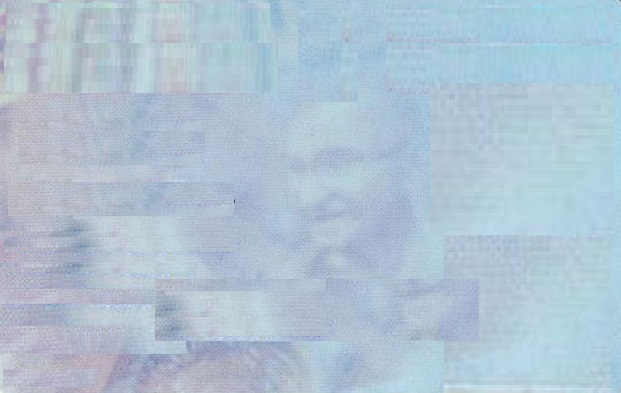
#> input picture PAN Card Backgrounds/5.jpg, 621 x 393 px, found by its file name
$ jupyter execute 'Separate Characters from Words Code.ipynb'   (older library calls are emulated)
#> lines starting #> are read from the running program, lines starting #| are printed output that depends on the picture; after the words box and inside, x2 and y2 are one past the last pixel; in counts of white or black regions, pixels touching at a corner belong together
[cell 1]
import cv2
import numpy as np
from cv2 import line,resize, imwrite, imshow, boundingRect, countNonZero, cvtColor, drawContours, findContours, getStructuringElement, imread, morphologyEx, pyrDown, rectangle, threshold

[cell 2]
img = imread(r"C:\Users\u293217\Downloads\New Folder\5.jpg")
#> img is the input picture: shape (393, 621, 3); mean B, G, R 211.5, 195.5, 176

[cell 3]
row1, col1= img.shape[:2]
#> row1 = 393; col1 = 621
img = resize(img,(4000,1000))
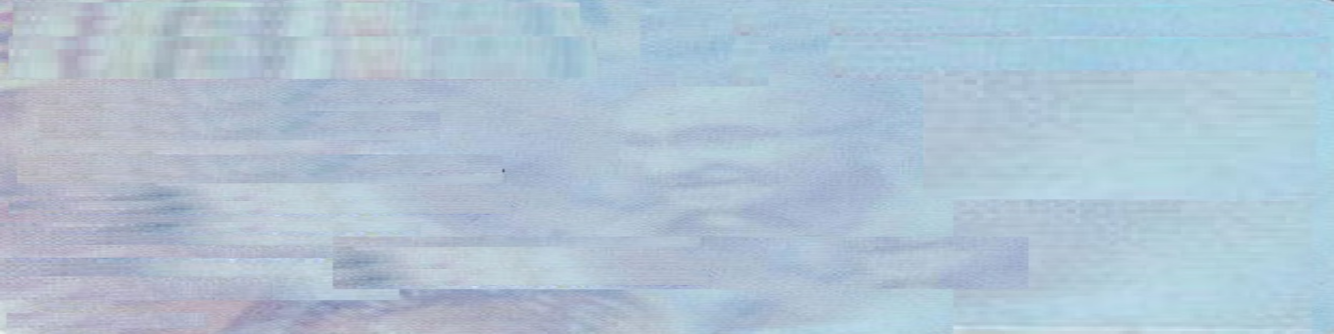
#> img: shape (1000, 4000, 3) (shown at 1/3 size); mean B, G, R 211.4, 195.3, 175.9
img = cv2.transpose(img)
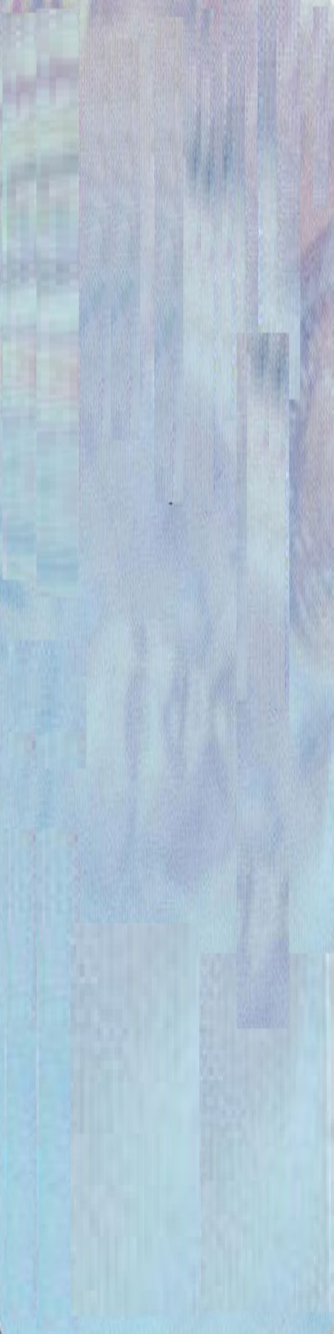
#> img: shape (4000, 1000, 3) (shown at 1/3 size); mean B, G, R 211.4, 195.3, 175.9
img = cv2.flip(img, 1)
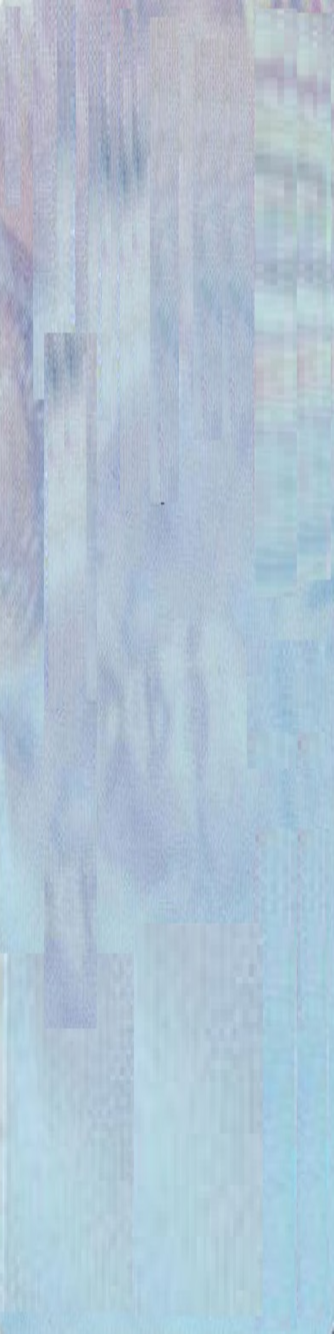
#> img: shape (4000, 1000, 3) (shown at 1/3 size); mean B, G, R 211.4, 195.3, 175.9

[cell 4]
gray = cv2.cvtColor(img, cv2.COLOR_BGR2GRAY);
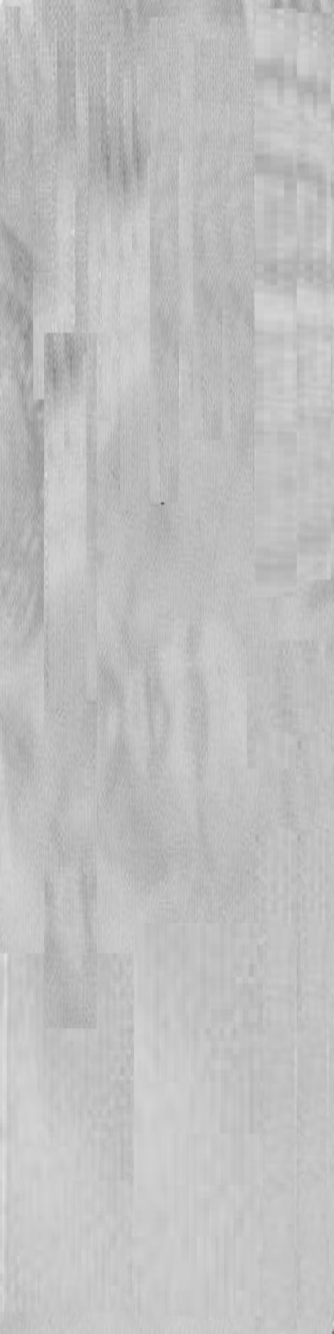
#> gray: shape (4000, 1000) (shown at 1/3 size); min 77, max 239, mean 191.4
gray = cv2.adaptiveThreshold(gray,255,cv2.ADAPTIVE_THRESH_MEAN_C,cv2.THRESH_BINARY,501,1)
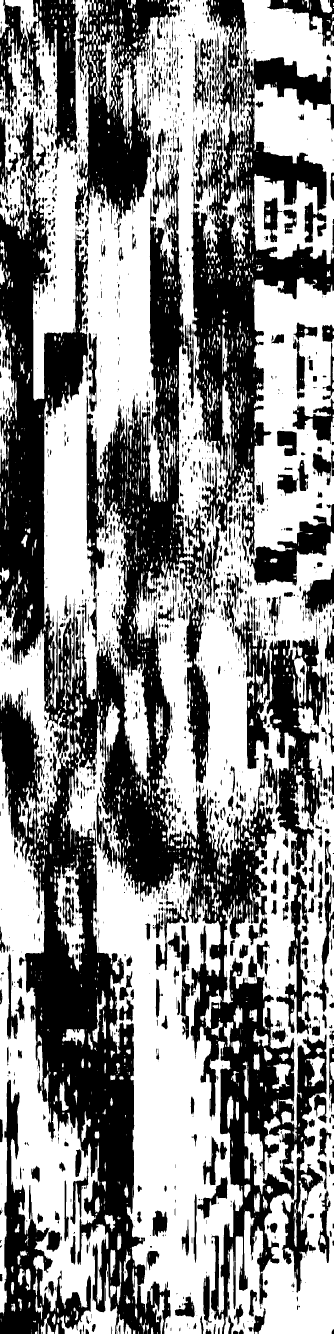
#> gray: shape (4000, 1000) (shown at 1/3 size); 54.1% white; 1809 black regions (782 under 20 px), largest, box (x1, y1, x2, y2) and area: (0, 410, 980, 4000) 993111, (574, 0, 1000, 1598) 228794, (231, 0, 540, 665) 90551
kernel = np.ones((5,5),np.uint8)
gray = cv2.dilate(gray,kernel,iterations = 15)
#> gray: shape (4000, 1000); 99.4% white; 33 black regions (8 under 20 px), largest, box (x1, y1, x2, y2) and area: (136, 2868, 258, 3058) 10116, (327, 3403, 371, 3514) 2834, (35, 2180, 73, 2285) 2452
gray = cv2.erode(gray,kernel,iterations = 15)
#> gray: shape (4000, 1000); 94.4% white; 23 black regions, largest, box (x1, y1, x2, y2) and area: (106, 2838, 288, 3088) 32436, (21, 720, 103, 997) 20281, (297, 3373, 401, 3544) 15734
gray = cv2.dilate(gray,kernel,iterations = 5)
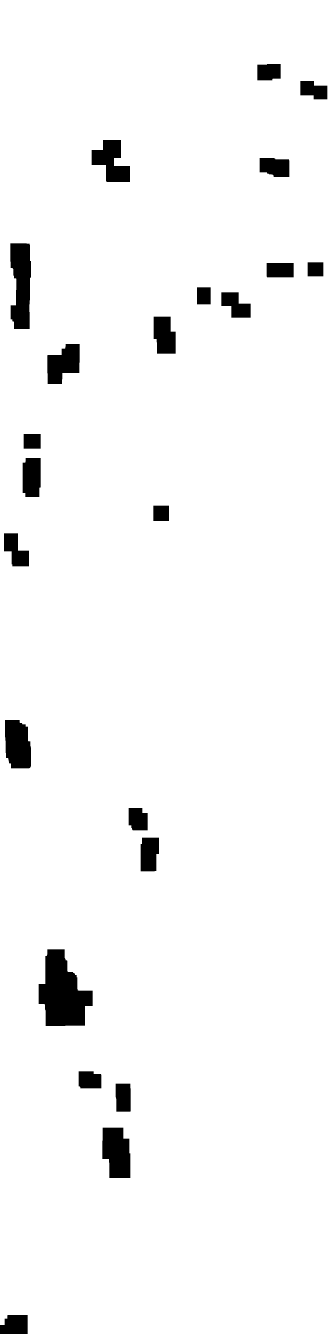
#> gray: shape (4000, 1000) (shown at 1/3 size); 96.5% white; 23 black regions, largest, box (x1, y1, x2, y2) and area: (116, 2848, 278, 3078) 24196, (31, 730, 93, 987) 13141, (307, 3383, 391, 3534) 10634

[cell 5]
row, col= img.shape[:2]
#> row = 4000; col = 1000
bottom= img[row-2:row, 0:col]
mean= cv2.mean(bottom)[0]
#> mean = 224.3
bordersize=50
border1=cv2.copyMakeBorder(gray, top=bordersize, bottom=bordersize, left=bordersize, right=bordersize, borderType= cv2.BORDER_CONSTANT, value=[255,255,255] )
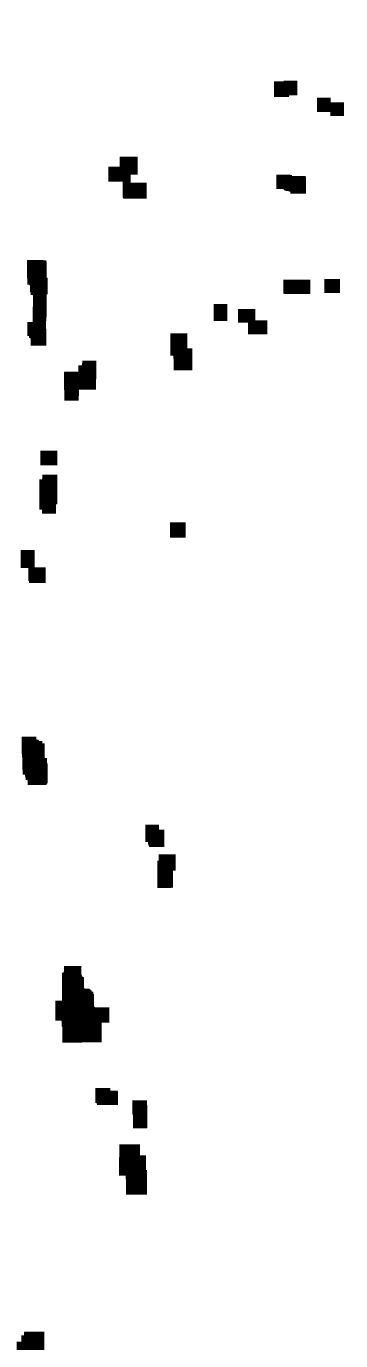
#> border1: shape (4100, 1100) (shown at 1/3 size); 96.9% white; 23 black regions
border2=cv2.copyMakeBorder(img, top=bordersize, bottom=bordersize, left=bordersize, right=bordersize, borderType= cv2.BORDER_CONSTANT, value=[mean,mean,mean] )
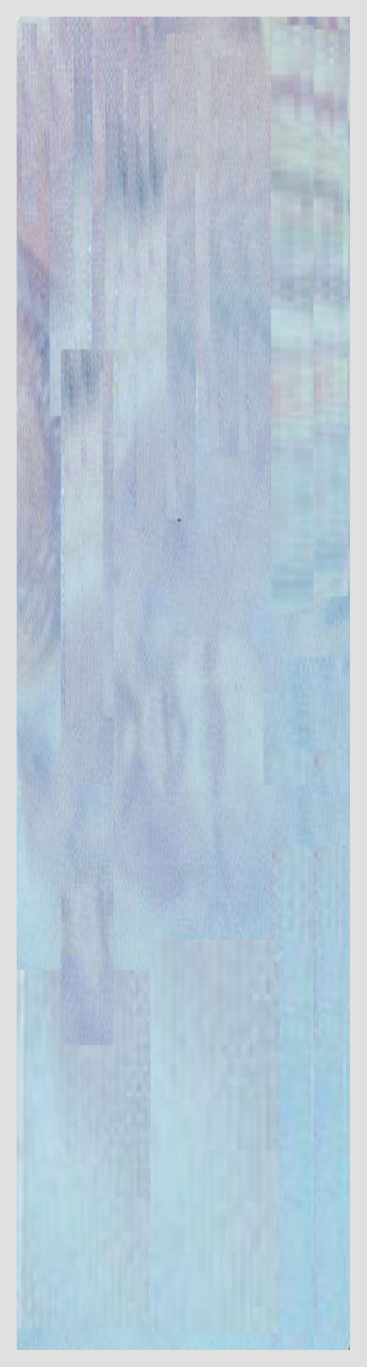
#> border2: shape (4100, 1100, 3) (shown at 1/3 size); mean B, G, R 212.8, 198.6, 181.3

[cell 6]
im2, contours, hierarchy = cv2.findContours(border1,cv2.RETR_TREE,cv2.CHAIN_APPROX_SIMPLE)
#> contours = 24 contours; largest, box (x1, y1, x2, y2) and area: (0, 0, 1100, 4100) 4504801, (165, 2897, 329, 3129) 24574, (80, 779, 144, 1038) 13468, (356, 3432, 442, 3585) 10866, (64, 2209, 144, 2356) 9983
for i in range(1,len(contours)):
    cnt = contours[i]
    x,y,w,h = cv2.boundingRect(cnt)
    #cv2.rectangle(border2, (x-20,y-20), (x+w+20,y+h+20), (0, 0, 255), 10)
    if w>500:
        roi1 = border1[y-20:y+h+20, x-20:x+w+20]
        roi2 = border2[y-20:y+h+20, x-20:x+w+20]
        roi1 = cv2.transpose(roi1)
        roi1 = cv2.flip(roi1,0)
        roi2 = cv2.transpose(roi2)
        roi2 = cv2.flip(roi2,0)
        roi1 = resize(roi1,(32,32))
        roi2 = resize(roi2,(32,32))
        imwrite(r"C:\Users\u293217\Downloads\1roi"+str(i)+".jpg", roi1)
        imwrite(r"C:\Users\u293217\Downloads\2roi"+str(i)+".jpg", roi2)
#> this loop made 23 passes
#> (x, y, w, h) on passes 1 to 12: (49, 3994, 85, 57), (356, 3432, 86, 153), (396, 3300, 47, 86), (285, 3263, 70, 53), (165, 2897, 164, 232), (471, 2562, 57, 103), (435, 2473, 59, 69), (64, 2209, 80, 147), (61, 1649, 77, 101), (509, 1566, 49, 48), (117, 1423, 56, 119), (120, 1351, 53, 46)

[cell 7]
border1 = cv2.transpose(border1)
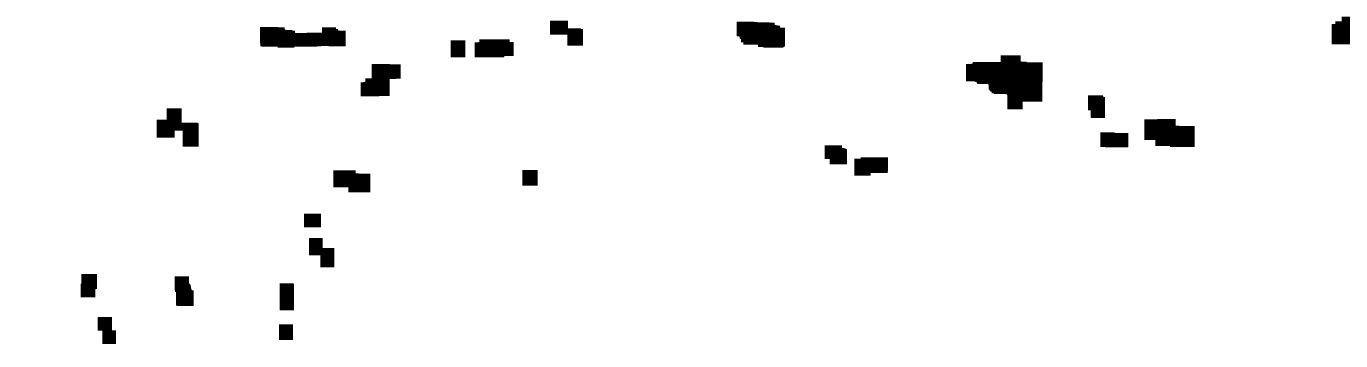
#> border1: shape (1100, 4100) (shown at 1/3 size); 96.9% white; 23 black regions, largest, box (x1, y1, x2, y2) and area: (2898, 166, 3128, 328) 24196, (780, 81, 1037, 143) 13141, (3433, 357, 3584, 441) 10634
border1 = cv2.flip(border1, 0)
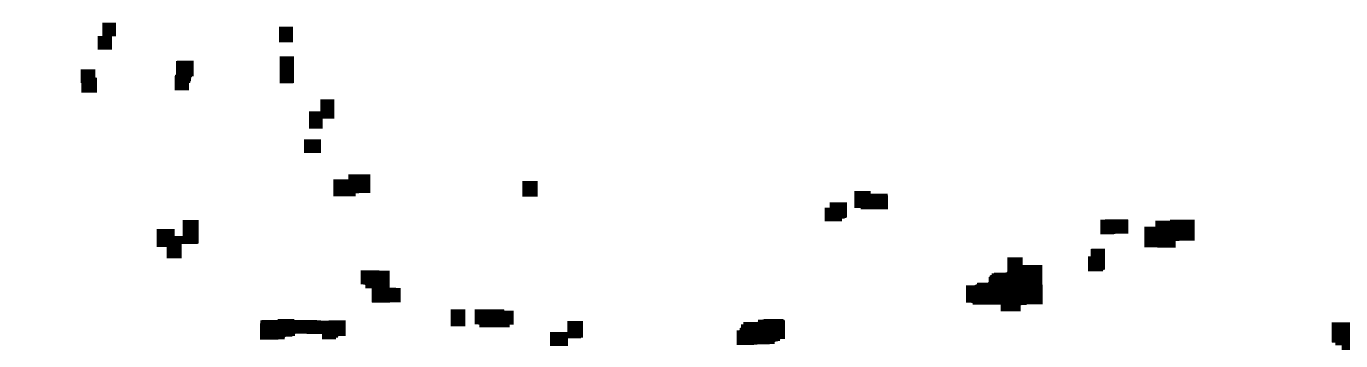
#> border1: shape (1100, 4100) (shown at 1/3 size); 96.9% white; 23 black regions, largest, box (x1, y1, x2, y2) and area: (2898, 772, 3128, 934) 24196, (780, 957, 1037, 1019) 13141, (3433, 659, 3584, 743) 10634
imwrite(r"C:\Users\u293217\Downloads\resutl1.jpg", border1)
#> Out = True

$ run again, with PAN Card Backgrounds/2.jpg copied over PAN Card Backgrounds/5.jpg
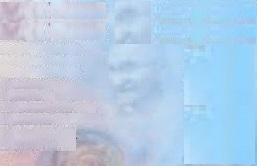
#> input picture PAN Card Backgrounds/2.jpg, 257 x 166 px, found by its file name
#> img is the input picture: shape (166, 257, 3); mean B, G, R 229.4, 204.5, 181.1
#> `gray = cv2.dilate(gray,kernel,iterations = 5)`:
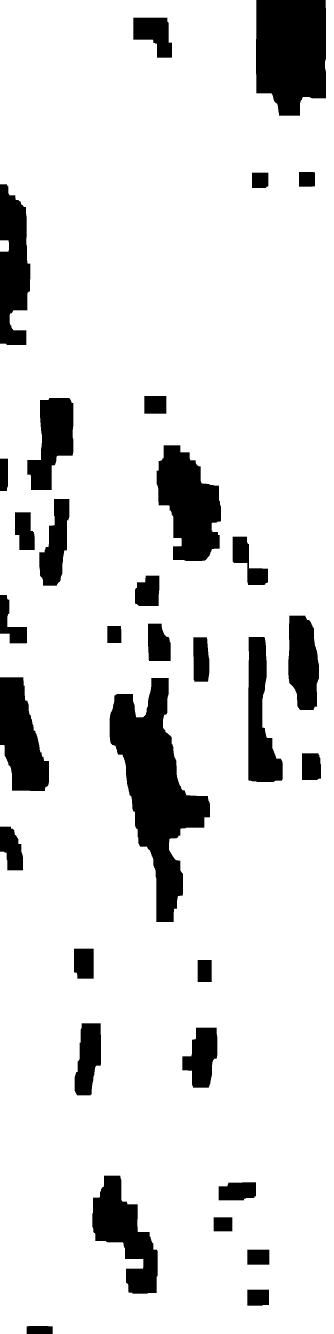
#> gray: shape (4000, 1000) (shown at 1/3 size); 87.4% white; 33 black regions, largest, box (x1, y1, x2, y2) and area: (329, 2034, 630, 2766) 92737, (768, 0, 978, 347) 64432, (470, 1336, 663, 1683) 44607
#> mean = 242.6
#> contours = 34 contours; largest, box (x1, y1, x2, y2) and area: (0, 0, 1100, 4100) 4504801, (378, 2083, 681, 2817) 93765, (817, 49, 1029, 398) 64974, (519, 1385, 714, 1734) 45152, (326, 3576, 524, 3932) 34918
#> the loop `for i in range(1,len(contours)):` made 33 passes
#> (x, y, w, h) on passes 1 to 8: (129, 4027, 80, 24), (791, 3918, 67, 50), (791, 3798, 68, 47), (690, 3701, 58, 44), (705, 3596, 114, 56), (326, 3576, 198, 356), (596, 3132, 107, 182), (273, 3119, 81, 218)
#> `border1 = cv2.flip(border1, 0)`:
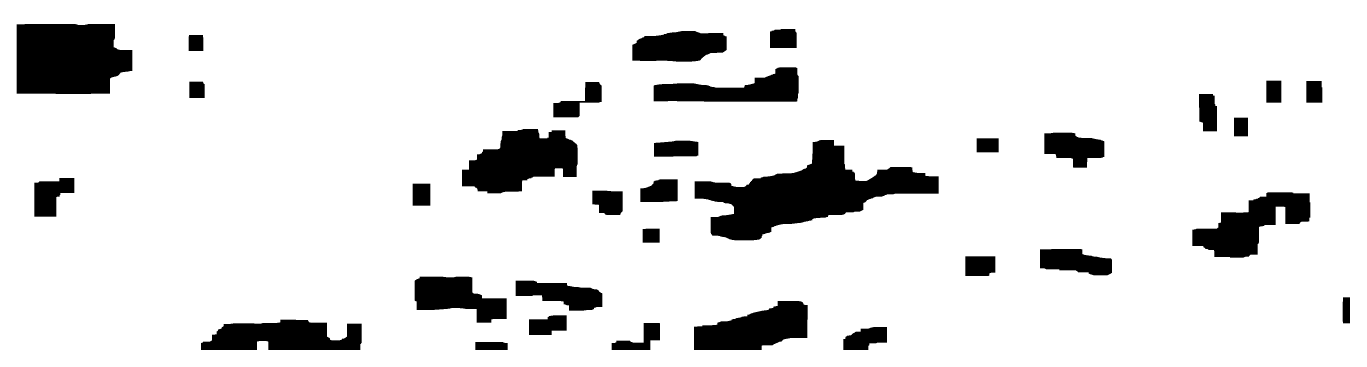
#> border1: shape (1100, 4100) (shown at 1/3 size); 88.8% white; 33 black regions, largest, box (x1, y1, x2, y2) and area: (2084, 420, 2816, 721) 92737, (50, 72, 397, 282) 64432, (1386, 387, 1733, 580) 44607
#> Out = True
